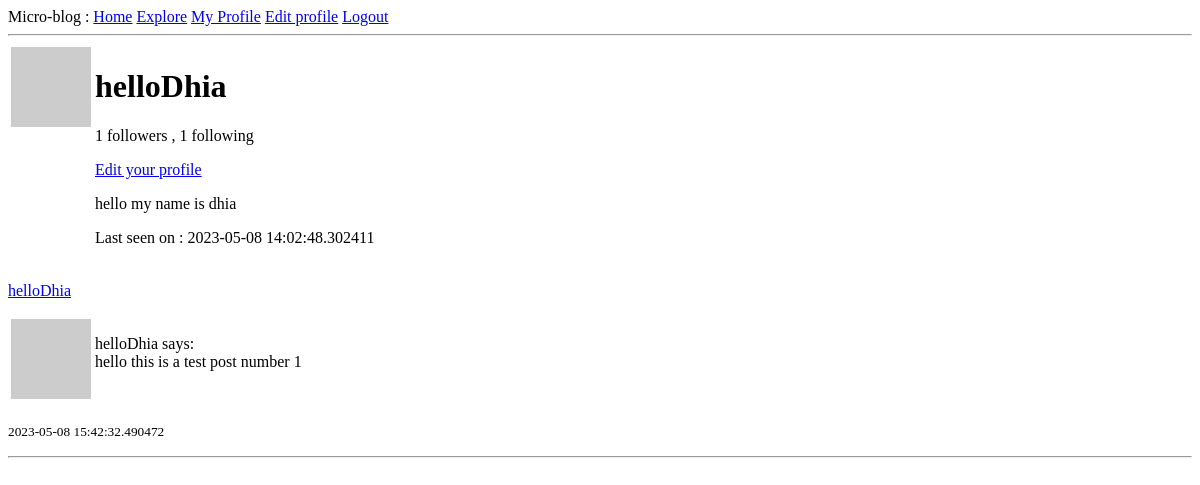
The app's page /user/helloDhia (signed in), older data.
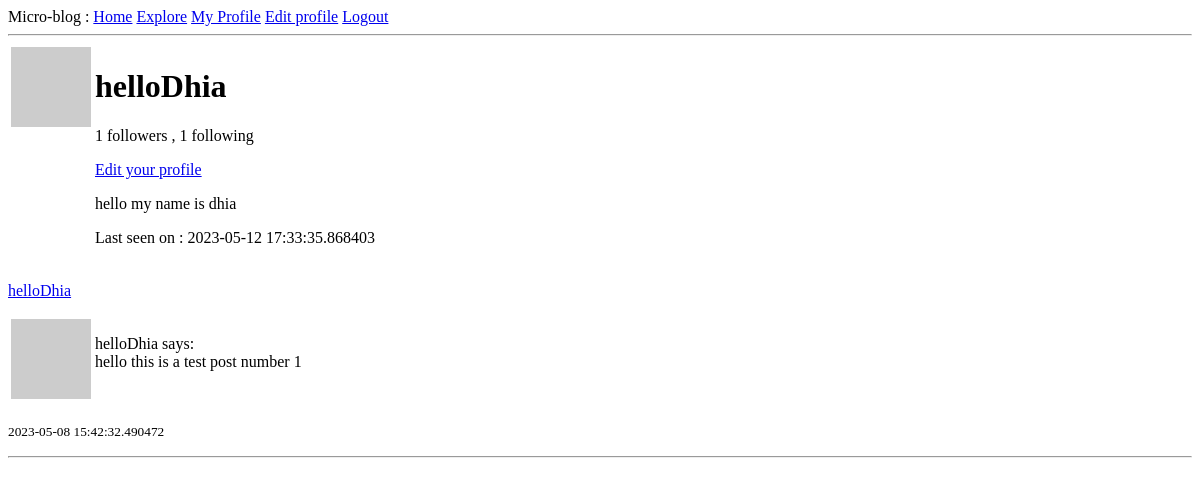
The same page, newer data.
### app/models.py (models this page shows, shortened)
class User(UserMixin, db.Model):
    id = db.Column(db.Integer, primary_key=True)
    username = db.Column(db.String(64), index=True, unique=True)
    email = db.Column(db.String(120), index=True, unique=True)
    hashed_password = db.Column(db.String(128))
    posts = db.relationship("Post", backref="author", lazy="dynamic")
    about_me = db.Column(db.String(140))
    last_seen = db.Column(db.DateTime, default=datetime.utcnow)
    followed = db.relationship(
        "User",
        secondary=followers,
        primaryjoin=(followers.c.follower_id == id),
        secondaryjoin=(followers.c.followed_id == id),
        backref=db.backref("followers", lazy="dynamic"),
        lazy="dynamic",
    )
    def avatar(self, size):
        email_md5_hash = md5(self.email.lower().encode("utf-8")).hexdigest()
        return f"https://www.gravatar.com/avatar/{email_md5_hash}?d=identicon&s={size}"

### app/routes.py (the view)
@app.route("/user/<username>")
@login_required
def user_profile(username):
    form = EmptyForm()
    page = request.args.get("page", 1, int)
    user = User.query.filter_by(username=username).first_or_404()
    title = f"Profile : {user.username}"
    posts = user.posts.order_by(Post.time_stamp.desc()).paginate(
        page=page, per_page=app.config["POSTS_PER_PAGE"], error_out=False
    )
    next_url = (
        url_for("user_profile", username=user.username, page=posts.next_num)
        if posts.has_next
        else None
    )
    prev_url = (
        url_for("user_profile", username=user.username, page=posts.prev_num)
        if posts.has_prev
        else None
    )
    return render_template(
        "profile.html",
        posts=posts.items,
        title=title,
        user=user,
        form=form,
        next_url=next_url,
        prev_url=prev_url,
    )

### app/models.py (called while the page is built)
@login.user_loader
def load_user(id):
    return User.query.get(int(id))

### app/routes.py (called while the page is built)
@app.before_request
def set_last_seen():
    if current_user.is_authenticated:
        current_user.last_seen = datetime.utcnow()
        db.session.commit()

### app/templates/profile.html (shortened to what this page needs)
{% extends 'layout.html' %}
{% block content %}
<table>
    <tr valign="top">
        <td><img src="{{user.avatar(size=128)}}" alt="Profile image of the user"></td>
        <td>
            <h1>{{user.username}}</h1>
            <p> {{ user.followers.count() }} followers , {{ user.followed.count() }} following</p>
            {% if user == current_user %}
            <p><a href="{{ url_for('edit_profile') }}">Edit your profile</a></p>
            {% endif %}
            {% if user.about_me %}
                <p>{{user.about_me}}</p>
            {% endif %}
            {% if user.last_seen %}
                <p>Last seen on : {{user.last_seen}}</p>
            {% endif %}
        </td>
    </tr>
</table>
{% for post in posts %}
    {% include "_post.html" %}
{% endfor %}
{% endblock %}

Row changes from the older to the newer data that the page shows:
changed User "helloDhia": last_seen "2023-05-08 14:02:48.302411" → "2023-05-12 17:33:35.868403"
